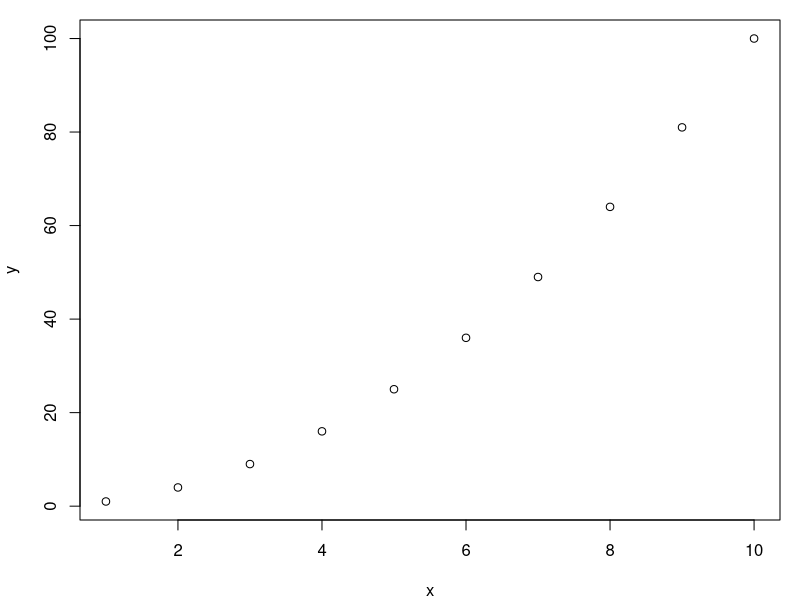
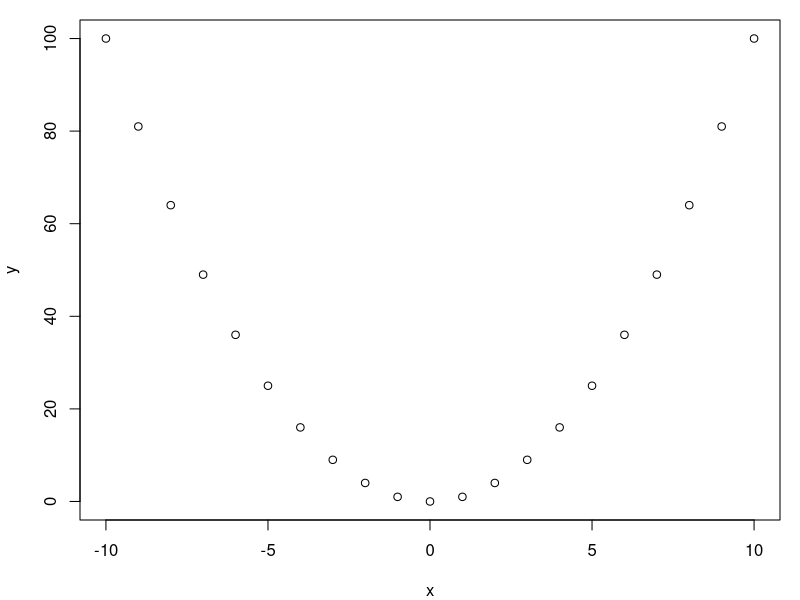
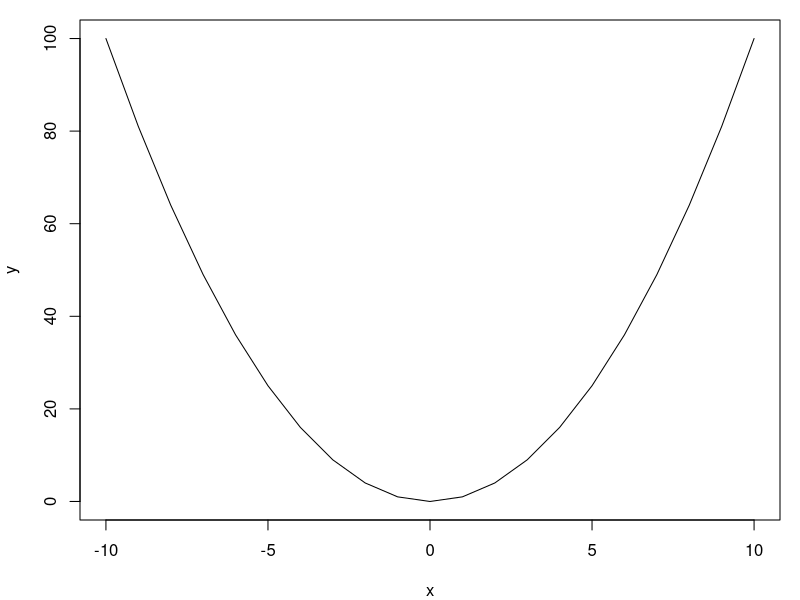

Source code (R) for these figures, in order:

# plot 1

x = 1:10
y = x^2


png("plot1.png", width = 5, height = 4, unit = "in", res = 300)

par( mar=c(4,4,1,1) )
plot(x, y)

dev.off()



# plot 1

x = -10:10
y = x^2


png("plot2.png", width = 5, height = 4, unit = "in", res = 300)

par( mar=c(4,4,1,1) )
plot(x, y)

dev.off()



png("plot3.png", width = 5, height = 4, unit = "in", res = 300)

par( mar=c(4,4,1,1) )
plot(x, y, type = "l")

dev.off()
